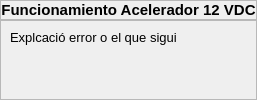
                  <widget class="QWidget" name="page12">
                   <layout class="QVBoxLayout" name="verticalLayout_28">
                    <property name="spacing">
                     <number>0</number>
                    </property>
                    <property name="leftMargin">
                     <number>0</number>
                    </property>
                    <property name="topMargin">
                     <number>0</number>
                    </property>
                    <property name="rightMargin">
                     <number>0</number>
                    </property>
                    <property name="bottomMargin">
                     <number>0</number>
                    </property>
                    <item>
                     <widget class="QFrame" name="frame_inf1_11">
                      <property name="minimumSize">
                       <size>
                        <width>0</width>
                        <height>20</height>
                       </size>
                      </property>
                      <property name="frameShape">
                       <enum>QFrame::StyledPanel</enum>
                      </property>
                      <property name="frameShadow">
                       <enum>QFrame::Raised</enum>
                      </property>
                      <layout class="QHBoxLayout" name="horizontalLayout_49">
                       <property name="spacing">
                        <number>0</number>
                       </property>
                       <property name="leftMargin">
                        <number>0</number>
                       </property>
                       <property name="topMargin">
                        <number>0</number>
                       </property>
                       <property name="rightMargin">
                        <number>0</number>
                       </property>
                       <property name="bottomMargin">
                        <number>0</number>
                       </property>
                       <item>
                        <widget class="QLabel" name="label_info1_11">
                         <property name="font">
                          <font>
                           <family>Arial</family>
                           <pointsize>11</pointsize>
                           <weight>75</weight>
                           <bold>true</bold>
                          </font>
                         </property>
                         <property name="text">
                          <string>Funcionamiento Acelerador 12 VDC</string>
                         </property>
                         <property name="alignment">
                          <set>Qt::AlignCenter</set>
                         </property>
                        </widget>
                       </item>
                      </layout>
                     </widget>
                    </item>
                    <item>
                     <widget class="QFrame" name="frame_inf2_11">
                      <property name="sizePolicy">
                       <sizepolicy hsizetype="Preferred" vsizetype="Expanding">
                        <horstretch>0</horstretch>
                        <verstretch>0</verstretch>
                       </sizepolicy>
                      </property>
                      <property name="frameShape">
                       <enum>QFrame::StyledPanel</enum>
                      </property>
                      <property name="frameShadow">
                       <enum>QFrame::Raised</enum>
                      </property>
                      <layout class="QHBoxLayout" name="horizontalLayout_50">
                       <item>
                        <widget class="QLabel" name="label_info12">
                         <property name="font">
                          <font>
                           <family>Arial</family>
                           <pointsize>10</pointsize>
                          </font>
                         </property>
                         <property name="text">
                          <string>Explcació error o el que sigui</string>
                         </property>
                         <property name="alignment">
                          <set>Qt::AlignLeading|Qt::AlignLeft|Qt::AlignTop</set>
                         </property>
                        </widget>
                       </item>
                      </layout>
                     </widget>
                    </item>
                   </layout>
                  </widget>
